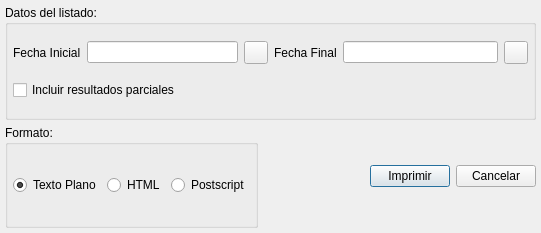
<ui version="4.0" >
 <author></author>
 <comment></comment>
 <exportmacro></exportmacro>
 <class>RegIvaPrintBase</class>
 <widget class="QDialog" name="RegIvaPrintBase" >
  <property name="geometry" >
   <rect>
    <x>0</x>
    <y>0</y>
    <width>541</width>
    <height>233</height>
   </rect>
  </property>
  <property name="windowTitle" >
   <string>Impresion del Registro de IVA</string>
  </property>
  <layout class="QVBoxLayout" >
   <property name="margin" >
    <number>5</number>
   </property>
   <property name="spacing" >
    <number>5</number>
   </property>
   <item>
    <widget class="QGroupBox" name="groupBox" >
     <property name="title" >
      <string>Datos del listado:</string>
     </property>
     <layout class="QVBoxLayout" >
      <property name="margin" >
       <number>5</number>
      </property>
      <property name="spacing" >
       <number>5</number>
      </property>
      <item>
       <layout class="QHBoxLayout" >
        <property name="margin" >
         <number>0</number>
        </property>
        <property name="spacing" >
         <number>6</number>
        </property>
        <item>
         <layout class="QHBoxLayout" >
          <property name="margin" >
           <number>0</number>
          </property>
          <property name="spacing" >
           <number>6</number>
          </property>
          <item>
           <widget class="QLabel" name="textLabel1_3" >
            <property name="text" >
             <string>Fecha Inicial</string>
            </property>
           </widget>
          </item>
          <item>
           <widget class="QLineEdit" name="fechainicial1" />
          </item>
          <item>
           <widget class="QToolButton" name="toolButton1" >
            <property name="text" >
             <string/>
            </property>
            <property name="icon" >
             <iconset>image0</iconset>
            </property>
           </widget>
          </item>
         </layout>
        </item>
        <item>
         <layout class="QHBoxLayout" >
          <property name="margin" >
           <number>0</number>
          </property>
          <property name="spacing" >
           <number>6</number>
          </property>
          <item>
           <widget class="QLabel" name="textLabel1_2_2" >
            <property name="text" >
             <string>Fecha Final</string>
            </property>
           </widget>
          </item>
          <item>
           <widget class="QLineEdit" name="fechafinal1" />
          </item>
          <item>
           <widget class="QToolButton" name="toolButton1_2" >
            <property name="text" >
             <string/>
            </property>
            <property name="icon" >
             <iconset>image0</iconset>
            </property>
           </widget>
          </item>
         </layout>
        </item>
       </layout>
      </item>
      <item>
       <layout class="QHBoxLayout" >
        <property name="margin" >
         <number>0</number>
        </property>
        <property name="spacing" >
         <number>6</number>
        </property>
        <item>
         <layout class="QVBoxLayout" >
          <property name="margin" >
           <number>0</number>
          </property>
          <property name="spacing" >
           <number>6</number>
          </property>
          <item>
           <widget class="QCheckBox" name="checkBox1_2" >
            <property name="text" >
             <string>Incluir resultados parciales</string>
            </property>
           </widget>
          </item>
         </layout>
        </item>
       </layout>
      </item>
     </layout>
    </widget>
   </item>
   <item>
    <layout class="QHBoxLayout" >
     <property name="margin" >
      <number>0</number>
     </property>
     <property name="spacing" >
      <number>6</number>
     </property>
     <item>
      <widget class="QGroupBox" name="groupBox_2" >
       <property name="title" >
        <string>Formato:</string>
       </property>
       <layout class="QHBoxLayout" >
        <property name="margin" >
         <number>5</number>
        </property>
        <property name="spacing" >
         <number>5</number>
        </property>
        <item>
         <layout class="QHBoxLayout" >
          <property name="margin" >
           <number>0</number>
          </property>
          <property name="spacing" >
           <number>6</number>
          </property>
          <item>
           <widget class="QRadioButton" name="radiotexto" >
            <property name="text" >
             <string>Texto Plano</string>
            </property>
            <property name="checked" >
             <bool>true</bool>
            </property>
           </widget>
          </item>
          <item>
           <widget class="QRadioButton" name="radiohtml" >
            <property name="text" >
             <string>HTML</string>
            </property>
           </widget>
          </item>
          <item>
           <widget class="QRadioButton" name="radioPS" >
            <property name="text" >
             <string>Postscript</string>
            </property>
           </widget>
          </item>
         </layout>
        </item>
       </layout>
      </widget>
     </item>
     <item>
      <spacer>
       <property name="orientation" >
        <enum>Qt::Horizontal</enum>
       </property>
       <property name="sizeType" >
        <enum>QSizePolicy::Expanding</enum>
       </property>
       <property name="sizeHint" >
        <size>
         <width>21</width>
         <height>103</height>
        </size>
       </property>
      </spacer>
     </item>
     <item>
      <widget class="QPushButton" name="pushButton1" >
       <property name="text" >
        <string>Imprimir</string>
       </property>
       <property name="default" >
        <bool>true</bool>
       </property>
      </widget>
     </item>
     <item>
      <widget class="QPushButton" name="pushButton2" >
       <property name="text" >
        <string>Cancelar</string>
       </property>
      </widget>
     </item>
    </layout>
   </item>
  </layout>
 </widget>
 <layoutdefault spacing="6" margin="11" />
 <pixmapfunction></pixmapfunction>
 <resources/>
 <connections/>
</ui>
